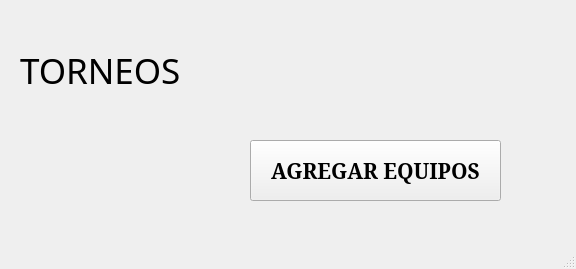
<?xml version="1.0" encoding="UTF-8"?>
<ui version="4.0">
 <class>MainWindow</class>
 <widget class="QMainWindow" name="MainWindow">
  <property name="geometry">
   <rect>
    <x>0</x>
    <y>0</y>
    <width>576</width>
    <height>269</height>
   </rect>
  </property>
  <property name="minimumSize">
   <size>
    <width>200</width>
    <height>200</height>
   </size>
  </property>
  <property name="windowTitle">
   <string>Ventana3</string>
  </property>
  <widget class="QWidget" name="centralwidget">
   <widget class="QLabel" name="label_2">
    <property name="geometry">
     <rect>
      <x>20</x>
      <y>20</y>
      <width>481</width>
      <height>101</height>
     </rect>
    </property>
    <property name="font">
     <font>
      <family>Cooper Black</family>
      <pointsize>26</pointsize>
     </font>
    </property>
    <property name="text">
     <string>TORNEOS </string>
    </property>
   </widget>
   <widget class="QLabel" name="label">
    <property name="geometry">
     <rect>
      <x>20</x>
      <y>140</y>
      <width>231</width>
      <height>61</height>
     </rect>
    </property>
    <property name="font">
     <font>
      <family>Constantia</family>
      <pointsize>16</pointsize>
      <weight>75</weight>
      <bold>true</bold>
     </font>
    </property>
    <property name="text">
     <string/>
    </property>
   </widget>
   <widget class="QPushButton" name="agregar_button">
    <property name="geometry">
     <rect>
      <x>250</x>
      <y>140</y>
      <width>251</width>
      <height>61</height>
     </rect>
    </property>
    <property name="font">
     <font>
      <family>Constantia</family>
      <pointsize>16</pointsize>
      <weight>75</weight>
      <bold>true</bold>
     </font>
    </property>
    <property name="text">
     <string>AGREGAR EQUIPOS</string>
    </property>
   </widget>
  </widget>
  <widget class="QMenuBar" name="menubar">
   <property name="geometry">
    <rect>
     <x>0</x>
     <y>0</y>
     <width>576</width>
     <height>20</height>
    </rect>
   </property>
  </widget>
  <widget class="QStatusBar" name="statusbar"/>
 </widget>
 <resources/>
 <connections/>
</ui>
